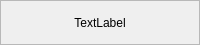
<?xml version="1.0" encoding="UTF-8"?>
<ui version="4.0">
 <comment>
********************************************************************************
**
** Copyright (c) 2018 The University of Notre Dame
** Copyright (c) 2018 The Regents of the University of California
**
** Redistribution and use in source and binary forms, with or without modification,
** are permitted provided that the following conditions are met:
**
** 1. Redistributions of source code must retain the above copyright notice, this 
** list of conditions and the following disclaimer.
**
** 2. Redistributions in binary form must reproduce the above copyright notice, this
** list of conditions and the following disclaimer in the documentation and/or other
** materials provided with the distribution.
**
** 3. Neither the name of the copyright holder nor the names of its contributors may
** be used to endorse or promote products derived from this software without specific
** prior written permission.
**
** THIS SOFTWARE IS PROVIDED BY THE COPYRIGHT HOLDERS AND CONTRIBUTORS &quot;AS IS&quot; AND ANY
** EXPRESS OR IMPLIED WARRANTIES, INCLUDING, BUT NOT LIMITED TO, THE IMPLIED WARRANTIES
** OF MERCHANTABILITY AND FITNESS FOR A PARTICULAR PURPOSE ARE DISCLAIMED. IN NO EVENT
** SHALL THE COPYRIGHT HOLDER OR CONTRIBUTORS BE LIABLE FOR ANY DIRECT, INDIRECT,
** INCIDENTAL, SPECIAL, EXEMPLARY, OR CONSEQUENTIAL DAMAGES (INCLUDING, BUT NOT LIMITED
** TO, PROCUREMENT OF SUBSTITUTE GOODS OR SERVICES; LOSS OF USE, DATA, OR PROFITS; OR
** BUSINESS INTERRUPTION) HOWEVER CAUSED AND ON ANY THEORY OF LIABILITY, WHETHER IN
** CONTRACT, STRICT LIABILITY, OR TORT (INCLUDING NEGLIGENCE OR OTHERWISE) ARISING
** IN ANY WAY OUT OF THE USE OF THIS SOFTWARE, EVEN IF ADVISED OF THE POSSIBILITY OF
** SUCH DAMAGE.
**
**********************************************************************************

// Contributors:
 </comment>
 <class>CWE_GroupTab</class>
 <widget class="QFrame" name="CWE_GroupTab">
  <property name="geometry">
   <rect>
    <x>0</x>
    <y>0</y>
    <width>200</width>
    <height>45</height>
   </rect>
  </property>
  <property name="sizePolicy">
   <sizepolicy hsizetype="Preferred" vsizetype="Preferred">
    <horstretch>0</horstretch>
    <verstretch>0</verstretch>
   </sizepolicy>
  </property>
  <property name="windowTitle">
   <string>Frame</string>
  </property>
  <property name="styleSheet">
   <string notr="true">QFrame: { border-radius: 5px; }</string>
  </property>
  <property name="frameShape">
   <enum>QFrame::StyledPanel</enum>
  </property>
  <property name="frameShadow">
   <enum>QFrame::Raised</enum>
  </property>
  <property name="lineWidth">
   <number>1</number>
  </property>
  <layout class="QVBoxLayout" name="verticalLayout">
   <property name="spacing">
    <number>0</number>
   </property>
   <property name="leftMargin">
    <number>6</number>
   </property>
   <property name="topMargin">
    <number>6</number>
   </property>
   <property name="rightMargin">
    <number>6</number>
   </property>
   <property name="bottomMargin">
    <number>6</number>
   </property>
   <item>
    <widget class="QLabel" name="mainLabel">
     <property name="text">
      <string>TextLabel</string>
     </property>
     <property name="alignment">
      <set>Qt::AlignCenter</set>
     </property>
    </widget>
   </item>
  </layout>
 </widget>
 <resources/>
 <connections/>
</ui>
